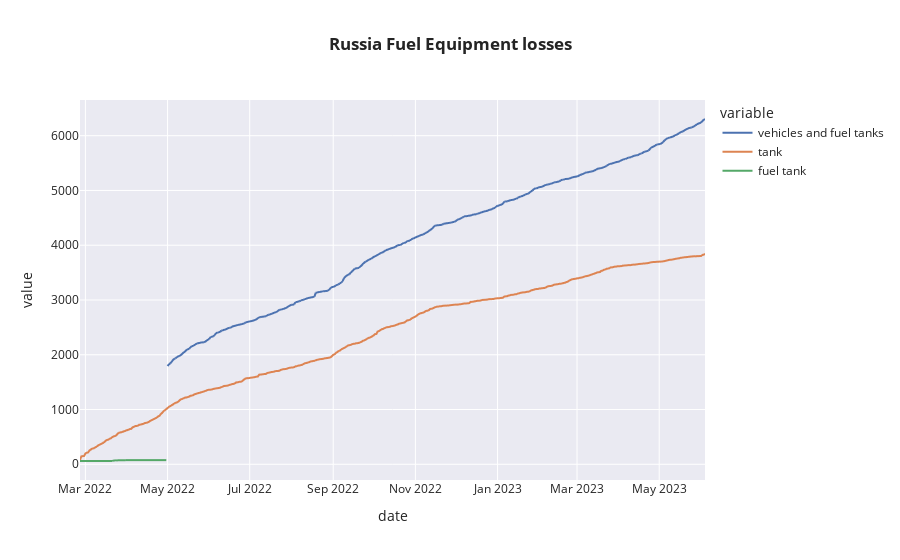
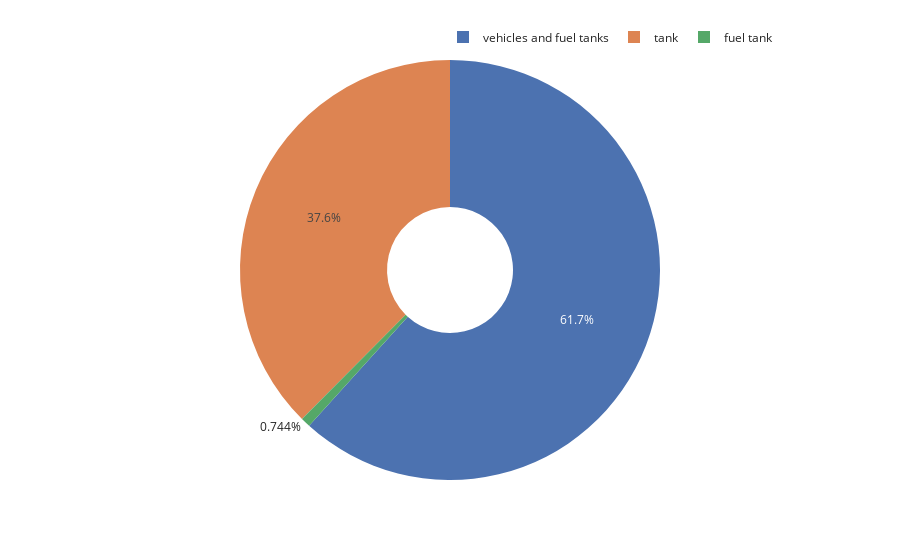

The notebook cell saved with these charts, in order:
### Code cell
fig=px.line(df2,x='date',y=['vehicles and fuel tanks','tank','fuel tank'],template='seaborn',title='<b>Russia Fuel Equipment losses')
fig.show()
names=['tank','fuel tank','vehicles and fuel tanks']
values=[df2['tank'].max(),df2['fuel tank'].max(),df2['vehicles and fuel tanks'].max()]
fig=px.pie(names=names,values=values,hole=.3,template='seaborn')
fig.update_layout(title_x=0.5,legend=dict(orientation='h',yanchor='bottom',y=1.02,xanchor='right',x=1))

### Figure 1 — Plotly figure (JSON) as saved in the notebook; plotly's stock layout.template omitted (floating-point values rounded to 4 significant figures; data arrays with more than 128 entries replaced by an {"elided": "..."} marker saying what was removed)
{"data": [{"hovertemplate": "variable=vehicles and fuel tanks<br>date=%{x}<br>value=%{y}<extra></extra>", "legendgroup": "vehicles and fuel tanks", "line": {"color": "rgb(76,114,176)", "dash": "solid"}, "marker": {"symbol": "circle"}, "mode": "lines", "name": "vehicles and fuel tanks", "showlegend": true, "type": "scattergl", "x": {"elided": "465 str values"}, "xaxis": "x", "y": {"elided": "465 int values"}, "yaxis": "y"}, {"hovertemplate": "variable=tank<br>date=%{x}<br>value=%{y}<extra></extra>", "legendgroup": "tank", "line": {"color": "rgb(221,132,82)", "dash": "solid"}, "marker": {"symbol": "circle"}, "mode": "lines", "name": "tank", "showlegend": true, "type": "scattergl", "x": {"elided": "465 str values"}, "xaxis": "x", "y": {"elided": "465 int values"}, "yaxis": "y"}, {"hovertemplate": "variable=fuel tank<br>date=%{x}<br>value=%{y}<extra></extra>", "legendgroup": "fuel tank", "line": {"color": "rgb(85,168,104)", "dash": "solid"}, "marker": {"symbol": "circle"}, "mode": "lines", "name": "fuel tank", "showlegend": true, "type": "scattergl", "x": {"elided": "465 str values"}, "xaxis": "x", "y": {"elided": "465 int values"}, "yaxis": "y"}], "layout": {"legend": {"title": {"text": "variable"}, "tracegroupgap": 0}, "title": {"text": "<b>Russia Fuel Equipment losses"}, "xaxis": {"anchor": "y", "domain": [0, 1], "title": {"text": "date"}}, "yaxis": {"anchor": "x", "domain": [0, 1], "title": {"text": "value"}}}}

### Figure 2 — Plotly figure (JSON) as saved in the notebook; plotly's stock layout.template omitted (floating-point values rounded to 4 significant figures)
{"data": [{"domain": {"x": [0, 1], "y": [0, 1]}, "hole": 0.3, "hovertemplate": "label=%{label}<br>value=%{value}<extra></extra>", "labels": ["tank", "fuel tank", "vehicles and fuel tanks"], "legendgroup": "", "name": "", "showlegend": true, "type": "pie", "values": [3837, 76, 6305]}], "layout": {"legend": {"orientation": "h", "tracegroupgap": 0, "x": 1, "xanchor": "right", "y": 1.02, "yanchor": "bottom"}, "margin": {"t": 60}, "title": {"x": 0.5}}}
